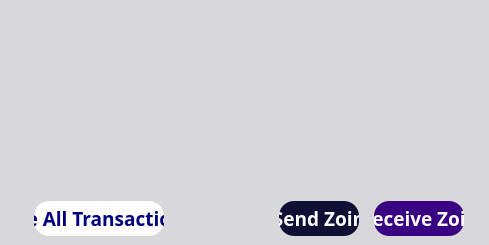
           <widget class="QFrame" name="frame_4">
            <property name="palette">
             <palette>
              <active>
               <colorrole role="Button">
                <brush brushstyle="SolidPattern">
                 <color alpha="255">
                  <red>216</red>
                  <green>216</green>
                  <blue>219</blue>
                 </color>
                </brush>
               </colorrole>
               <colorrole role="Base">
                <brush brushstyle="SolidPattern">
                 <color alpha="255">
                  <red>216</red>
                  <green>216</green>
                  <blue>219</blue>
                 </color>
                </brush>
               </colorrole>
               <colorrole role="Window">
                <brush brushstyle="SolidPattern">
                 <color alpha="255">
                  <red>216</red>
                  <green>216</green>
                  <blue>219</blue>
                 </color>
                </brush>
               </colorrole>
              </active>
              <inactive>
               <colorrole role="Button">
                <brush brushstyle="SolidPattern">
                 <color alpha="255">
                  <red>216</red>
                  <green>216</green>
                  <blue>219</blue>
                 </color>
                </brush>
               </colorrole>
               <colorrole role="Base">
                <brush brushstyle="SolidPattern">
                 <color alpha="255">
                  <red>216</red>
                  <green>216</green>
                  <blue>219</blue>
                 </color>
                </brush>
               </colorrole>
               <colorrole role="Window">
                <brush brushstyle="SolidPattern">
                 <color alpha="255">
                  <red>216</red>
                  <green>216</green>
                  <blue>219</blue>
                 </color>
                </brush>
               </colorrole>
              </inactive>
              <disabled>
               <colorrole role="Button">
                <brush brushstyle="SolidPattern">
                 <color alpha="255">
                  <red>216</red>
                  <green>216</green>
                  <blue>219</blue>
                 </color>
                </brush>
               </colorrole>
               <colorrole role="Base">
                <brush brushstyle="SolidPattern">
                 <color alpha="255">
                  <red>216</red>
                  <green>216</green>
                  <blue>219</blue>
                 </color>
                </brush>
               </colorrole>
               <colorrole role="Window">
                <brush brushstyle="SolidPattern">
                 <color alpha="255">
                  <red>216</red>
                  <green>216</green>
                  <blue>219</blue>
                 </color>
                </brush>
               </colorrole>
              </disabled>
             </palette>
            </property>
            <property name="styleSheet">
             <string notr="true">background-color: rgb(216, 216, 219);
border:0;</string>
            </property>
            <property name="frameShape">
             <enum>QFrame::StyledPanel</enum>
            </property>
            <property name="frameShadow">
             <enum>QFrame::Raised</enum>
            </property>
            <layout class="QVBoxLayout" name="verticalLayout">
             <property name="spacing">
              <number>0</number>
             </property>
             <property name="leftMargin">
              <number>0</number>
             </property>
             <property name="topMargin">
              <number>0</number>
             </property>
             <property name="rightMargin">
              <number>0</number>
             </property>
             <property name="bottomMargin">
              <number>0</number>
             </property>
             <item>
              <widget class="QListView" name="listTransactions">
               <property name="sizePolicy">
                <sizepolicy hsizetype="Expanding" vsizetype="Expanding">
                 <horstretch>0</horstretch>
                 <verstretch>0</verstretch>
                </sizepolicy>
               </property>
               <property name="palette">
                <palette>
                 <active>
                  <colorrole role="Button">
                   <brush brushstyle="SolidPattern">
                    <color alpha="255">
                     <red>255</red>
                     <green>255</green>
                     <blue>255</blue>
                    </color>
                   </brush>
                  </colorrole>
                  <colorrole role="Light">
                   <brush brushstyle="SolidPattern">
                    <color alpha="255">
                     <red>0</red>
                     <green>255</green>
                     <blue>255</blue>
                    </color>
                   </brush>
                  </colorrole>
                  <colorrole role="BrightText">
                   <brush brushstyle="SolidPattern">
                    <color alpha="255">
                     <red>255</red>
                     <green>0</green>
                     <blue>255</blue>
                    </color>
                   </brush>
                  </colorrole>
                  <colorrole role="Base">
                   <brush brushstyle="SolidPattern">
                    <color alpha="255">
                     <red>255</red>
                     <green>255</green>
                     <blue>255</blue>
                    </color>
                   </brush>
                  </colorrole>
                  <colorrole role="Window">
                   <brush brushstyle="SolidPattern">
                    <color alpha="255">
                     <red>255</red>
                     <green>255</green>
                     <blue>255</blue>
                    </color>
                   </brush>
                  </colorrole>
                  <colorrole role="AlternateBase">
                   <brush brushstyle="SolidPattern">
                    <color alpha="255">
                     <red>0</red>
                     <green>0</green>
                     <blue>255</blue>
                    </color>
                   </brush>
                  </colorrole>
                  <colorrole role="NoRole">
                   <brush brushstyle="SolidPattern">
                    <color alpha="255">
                     <red>0</red>
                     <green>0</green>
                     <blue>255</blue>
                    </color>
                   </brush>
                  </colorrole>
                 </active>
                 <inactive>
                  <colorrole role="Button">
                   <brush brushstyle="SolidPattern">
                    <color alpha="255">
                     <red>255</red>
                     <green>255</green>
                     <blue>255</blue>
                    </color>
                   </brush>
                  </colorrole>
                  <colorrole role="Light">
                   <brush brushstyle="SolidPattern">
                    <color alpha="255">
                     <red>0</red>
                     <green>255</green>
                     <blue>255</blue>
                    </color>
                   </brush>
                  </colorrole>
                  <colorrole role="BrightText">
                   <brush brushstyle="SolidPattern">
                    <color alpha="255">
                     <red>255</red>
                     <green>0</green>
                     <blue>255</blue>
                    </color>
                   </brush>
                  </colorrole>
                  <colorrole role="Base">
                   <brush brushstyle="SolidPattern">
                    <color alpha="255">
                     <red>255</red>
                     <green>255</green>
                     <blue>255</blue>
                    </color>
                   </brush>
                  </colorrole>
                  <colorrole role="Window">
                   <brush brushstyle="SolidPattern">
                    <color alpha="255">
                     <red>255</red>
                     <green>255</green>
                     <blue>255</blue>
                    </color>
                   </brush>
                  </colorrole>
                  <colorrole role="AlternateBase">
                   <brush brushstyle="SolidPattern">
                    <color alpha="255">
                     <red>0</red>
                     <green>0</green>
                     <blue>255</blue>
                    </color>
                   </brush>
                  </colorrole>
                  <colorrole role="NoRole">
                   <brush brushstyle="SolidPattern">
                    <color alpha="255">
                     <red>0</red>
                     <green>0</green>
                     <blue>255</blue>
                    </color>
                   </brush>
                  </colorrole>
                 </inactive>
                 <disabled>
                  <colorrole role="Button">
                   <brush brushstyle="SolidPattern">
                    <color alpha="255">
                     <red>255</red>
                     <green>255</green>
                     <blue>255</blue>
                    </color>
                   </brush>
                  </colorrole>
                  <colorrole role="Light">
                   <brush brushstyle="SolidPattern">
                    <color alpha="255">
                     <red>0</red>
                     <green>255</green>
                     <blue>255</blue>
                    </color>
                   </brush>
                  </colorrole>
                  <colorrole role="BrightText">
                   <brush brushstyle="SolidPattern">
                    <color alpha="255">
                     <red>255</red>
                     <green>0</green>
                     <blue>255</blue>
                    </color>
                   </brush>
                  </colorrole>
                  <colorrole role="Base">
                   <brush brushstyle="SolidPattern">
                    <color alpha="255">
                     <red>255</red>
                     <green>255</green>
                     <blue>255</blue>
                    </color>
                   </brush>
                  </colorrole>
                  <colorrole role="Window">
                   <brush brushstyle="SolidPattern">
                    <color alpha="255">
                     <red>255</red>
                     <green>255</green>
                     <blue>255</blue>
                    </color>
                   </brush>
                  </colorrole>
                  <colorrole role="AlternateBase">
                   <brush brushstyle="SolidPattern">
                    <color alpha="255">
                     <red>0</red>
                     <green>0</green>
                     <blue>255</blue>
                    </color>
                   </brush>
                  </colorrole>
                  <colorrole role="NoRole">
                   <brush brushstyle="SolidPattern">
                    <color alpha="255">
                     <red>0</red>
                     <green>0</green>
                     <blue>255</blue>
                    </color>
                   </brush>
                  </colorrole>
                 </disabled>
                </palette>
               </property>
               <property name="font">
                <font>
                 <family>ZoinLight</family>
                 <pointsize>14</pointsize>
                </font>
               </property>
               <property name="styleSheet">
                <string notr="true">background-color: rgb(255, 255, 255);
QListView { background: transparent; };
border:0;
padding-left: 25;
padding-right:25;
padding-top: 15;
padding-bottom: 15;</string>
               </property>
               <property name="frameShape">
                <enum>QFrame::StyledPanel</enum>
               </property>
               <property name="frameShadow">
                <enum>QFrame::Plain</enum>
               </property>
               <property name="verticalScrollBarPolicy">
                <enum>Qt::ScrollBarAlwaysOff</enum>
               </property>
               <property name="horizontalScrollBarPolicy">
                <enum>Qt::ScrollBarAlwaysOff</enum>
               </property>
               <property name="selectionMode">
                <enum>QAbstractItemView::NoSelection</enum>
               </property>
               <property name="spacing">
                <number>0</number>
               </property>
              </widget>
             </item>
             <item>
              <widget class="QFrame" name="frame_2">
               <property name="sizePolicy">
                <sizepolicy hsizetype="Preferred" vsizetype="Preferred">
                 <horstretch>0</horstretch>
                 <verstretch>0</verstretch>
                </sizepolicy>
               </property>
               <property name="minimumSize">
                <size>
                 <width>0</width>
                 <height>0</height>
                </size>
               </property>
               <property name="styleSheet">
                <string notr="true">border:0</string>
               </property>
               <property name="frameShape">
                <enum>QFrame::StyledPanel</enum>
               </property>
               <property name="frameShadow">
                <enum>QFrame::Raised</enum>
               </property>
               <property name="lineWidth">
                <number>0</number>
               </property>
               <layout class="QHBoxLayout" name="horizontalLayout_6">
                <property name="spacing">
                 <number>40</number>
                </property>
                <property name="leftMargin">
                 <number>25</number>
                </property>
                <property name="topMargin">
                 <number>0</number>
                </property>
                <property name="rightMargin">
                 <number>25</number>
                </property>
                <property name="bottomMargin">
                 <number>0</number>
                </property>
                <item>
                 <widget class="QFrame" name="frame_5">
                  <property name="frameShape">
                   <enum>QFrame::StyledPanel</enum>
                  </property>
                  <property name="frameShadow">
                   <enum>QFrame::Raised</enum>
                  </property>
                  <layout class="QVBoxLayout" name="verticalLayout_3">
                   <property name="rightMargin">
                    <number>0</number>
                   </property>
                   <item>
                    <widget class="QPushButton" name="seeAllTransactions">
                     <property name="sizePolicy">
                      <sizepolicy hsizetype="MinimumExpanding" vsizetype="Fixed">
                       <horstretch>0</horstretch>
                       <verstretch>0</verstretch>
                      </sizepolicy>
                     </property>
                     <property name="minimumSize">
                      <size>
                       <width>130</width>
                       <height>0</height>
                      </size>
                     </property>
                     <property name="font">
                      <font>
                       <family>ZoinSemiBold</family>
                       <pointsize>14</pointsize>
                       <weight>75</weight>
                       <bold>true</bold>
                      </font>
                     </property>
                     <property name="styleSheet">
                      <string notr="true">color: rgb(0, 0, 128);
border-radius:15px;
height:35px;
width:10px;
border-color:gray;
border-width:0px;
background-color:white;
border-style:solid;</string>
                     </property>
                     <property name="text">
                      <string>See All Transactions</string>
                     </property>
                     <property name="iconSize">
                      <size>
                       <width>16</width>
                       <height>16</height>
                      </size>
                     </property>
                     <property name="flat">
                      <bool>false</bool>
                     </property>
                    </widget>
                   </item>
                  </layout>
                 </widget>
                </item>
                <item>
                 <layout class="QHBoxLayout" name="horizontalLayout_5">
                  <property name="spacing">
                   <number>15</number>
                  </property>
                  <property name="leftMargin">
                   <number>75</number>
                  </property>
                  <item>
                   <widget class="QPushButton" name="send">
                    <property name="sizePolicy">
                     <sizepolicy hsizetype="MinimumExpanding" vsizetype="Fixed">
                      <horstretch>0</horstretch>
                      <verstretch>0</verstretch>
                     </sizepolicy>
                    </property>
                    <property name="minimumSize">
                     <size>
                      <width>80</width>
                      <height>0</height>
                     </size>
                    </property>
                    <property name="font">
                     <font>
                      <family>ZoinSemiBold</family>
                      <pointsize>14</pointsize>
                      <weight>75</weight>
                      <bold>true</bold>
                     </font>
                    </property>
                    <property name="autoFillBackground">
                     <bool>false</bool>
                    </property>
                    <property name="styleSheet">
                     <string notr="true">background-color: rgb(15, 15, 54);
color: white;
border-radius:15px;
height:35px;
width:50px;
border-width:0px;</string>
                    </property>
                    <property name="text">
                     <string>Send Zoin</string>
                    </property>
                   </widget>
                  </item>
                  <item>
                   <widget class="QPushButton" name="receive">
                    <property name="sizePolicy">
                     <sizepolicy hsizetype="MinimumExpanding" vsizetype="Fixed">
                      <horstretch>0</horstretch>
                      <verstretch>0</verstretch>
                     </sizepolicy>
                    </property>
                    <property name="minimumSize">
                     <size>
                      <width>90</width>
                      <height>0</height>
                     </size>
                    </property>
                    <property name="font">
                     <font>
                      <family>ZoinSemiBold</family>
                      <pointsize>14</pointsize>
                      <weight>75</weight>
                      <bold>true</bold>
                     </font>
                    </property>
                    <property name="styleSheet">
                     <string notr="true">background-color: rgb(57, 0, 130);
color: white;
border-radius:15px;
height:35px;
width:60px;
border-width:0px;</string>
                    </property>
                    <property name="text">
                     <string>Receive Zoin</string>
                    </property>
                    <property name="iconSize">
                     <size>
                      <width>16</width>
                      <height>16</height>
                     </size>
                    </property>
                   </widget>
                  </item>
                 </layout>
                </item>
               </layout>
              </widget>
             </item>
            </layout>
           </widget>
